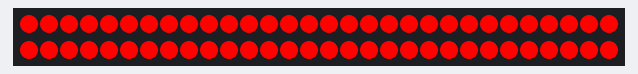
A sketch run on a simulated ESP8266 (NodeMCU). On the bench: 60 RGB LEDs in strip order, left to right, continuing on the next row. Dim RGB values are drawn brighter than linear.

Above: at 0.08 s.
At 2.58 s:
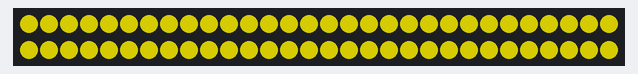
At 5.21 s:
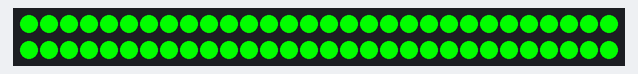
At 6.95 s:
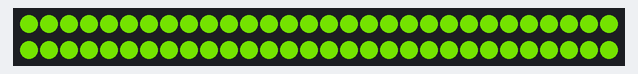
At 8.52 s:
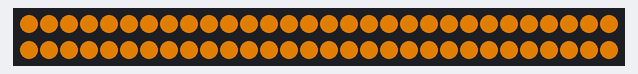

The sketch:

antonio_led_multicolor.ino
```cpp
#include <Adafruit_NeoPixel.h>
#define PIN D6
#define NUMPIXELS 60
Adafruit_NeoPixel pixels = Adafruit_NeoPixel(NUMPIXELS, PIN, NEO_GRB + NEO_KHZ800);

void setup()  {
  pixels.begin();
  pixels.show();

}

void loop() {
  fadeAll(255,0,0,0,255,0,50,100);     //r1, g1, b1, r2, g2 ,b2 , fade rate , steps
  fadeAll(0,255,0,255,0,0,50,100);
}

void fadeAll(int r1, int g1, int b1, int r2, int g2, int b2, int fadeRate, int steps) {
  for (int i = 1; i < steps; i++)
  {
    uint8_t red = (((r1 * (steps - i)) + (r2 * i)) / steps);
    uint8_t green = (((g1 * (steps - i)) + (g2 * i)) / steps);
    uint8_t blue = (((b1 * (steps - i)) + (b2 * i)) / steps);
    // Sets the pixels to the color adjusted in the fade
    for (int x = 0; x < NUMPIXELS; x++) {
      pixels.setPixelColor(x, red, green, blue);
    }
    pixels.show();
    delay(fadeRate);
  }
}
```

Measured:
- by itself, everything shown: repeats every 10.3 s, in 66 steps
